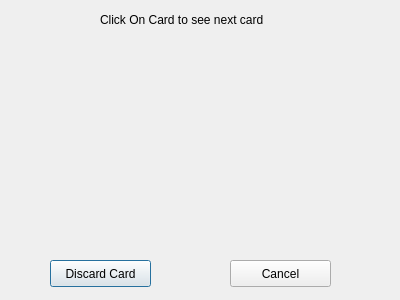
<?xml version="1.0" encoding="UTF-8"?>
<ui version="4.0">
 <class>DiscardCard</class>
 <widget class="QDialog" name="DiscardCard">
  <property name="geometry">
   <rect>
    <x>0</x>
    <y>0</y>
    <width>400</width>
    <height>300</height>
   </rect>
  </property>
  <property name="windowTitle">
   <string>Dialog</string>
  </property>
  <widget class="QPushButton" name="discard">
   <property name="geometry">
    <rect>
     <x>50</x>
     <y>260</y>
     <width>101</width>
     <height>27</height>
    </rect>
   </property>
   <property name="text">
    <string>Discard Card</string>
   </property>
  </widget>
  <widget class="QPushButton" name="cancel">
   <property name="geometry">
    <rect>
     <x>230</x>
     <y>260</y>
     <width>101</width>
     <height>27</height>
    </rect>
   </property>
   <property name="text">
    <string>Cancel</string>
   </property>
  </widget>
  <widget class="QPushButton" name="card_to_be_discarded">
   <property name="geometry">
    <rect>
     <x>120</x>
     <y>40</y>
     <width>161</width>
     <height>201</height>
    </rect>
   </property>
   <property name="text">
    <string/>
   </property>
   <property name="flat">
    <bool>true</bool>
   </property>
  </widget>
  <widget class="QLabel" name="label">
   <property name="geometry">
    <rect>
     <x>100</x>
     <y>10</y>
     <width>211</width>
     <height>20</height>
    </rect>
   </property>
   <property name="text">
    <string>Click On Card to see next card</string>
   </property>
  </widget>
 </widget>
 <resources/>
 <connections/>
</ui>
